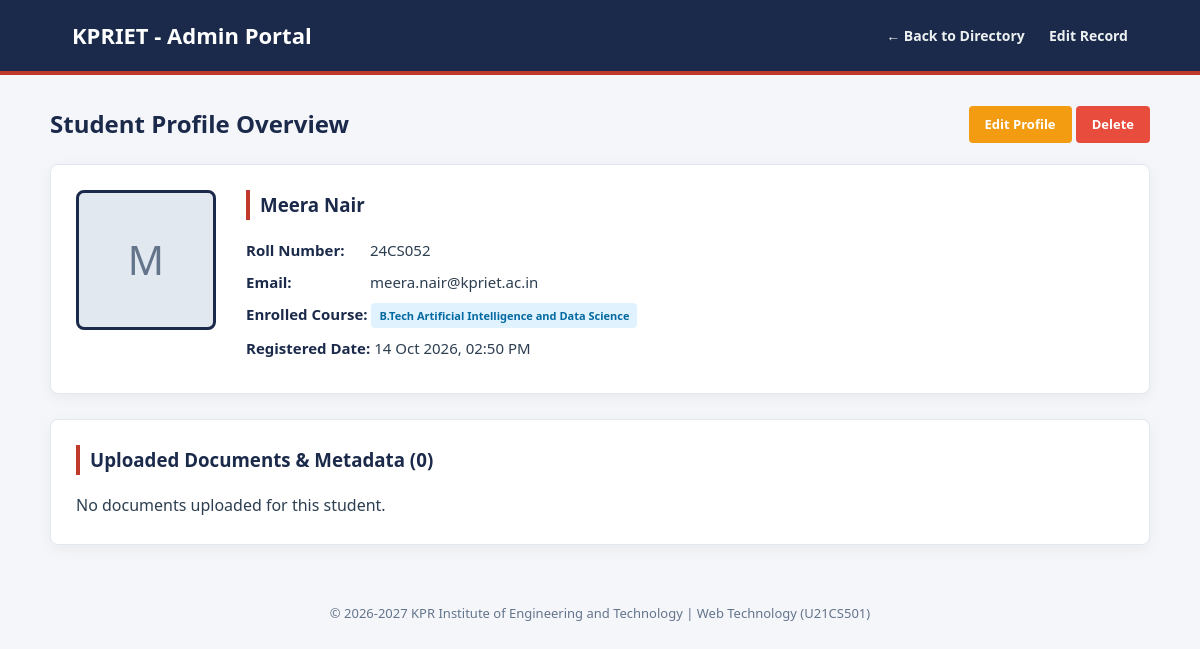
Page /view_student.php?id=2 on the committed database.
### tables this page shows
CREATE TABLE IF NOT EXISTS students (
  id INT AUTO_INCREMENT PRIMARY KEY,
  name VARCHAR(100) NOT NULL,
  roll_no VARCHAR(30) NOT NULL UNIQUE,
  email VARCHAR(100) NOT NULL UNIQUE,
  course VARCHAR(100) NOT NULL,
  created_at TIMESTAMP DEFAULT CURRENT_TIMESTAMP
);

### view_student.php (the view, shortened to what this page needs)
<?php
require_once 'db.php';
$studentId = $_GET['id'] ?? null;
$stmt = $pdo->prepare("SELECT * FROM students WHERE id = ?");
$stmt->execute([$studentId]);
$student = $stmt->fetch();
$docStmt = $pdo->prepare("SELECT * FROM student_documents WHERE student_id = ? ORDER BY uploaded_at DESC");
$docStmt->execute([$studentId]);
$documents = $docStmt->fetchAll();
$profileImage = null;
?>
<!DOCTYPE html>
<html lang="en">
<head>
  <link rel="stylesheet" href="style.css">
</head>
<body>
  <header>
    <h1>KPRIET - Admin Portal</h1>
    <nav>
      <a href="index.php">&larr; Back to Directory</a>
      <a href="edit_student.php?id=<?= $student['id'] ?>">Edit Record</a>
    </nav>
  </header>
  <main class="container">
    <div class="top-bar">
      <h2>Student Profile Overview</h2>
      <div>
        <a href="edit_student.php?id=<?= $student['id'] ?>" class="btn btn-warning">Edit Profile</a>
        <a href="delete_student.php?id=<?= $student['id'] ?>" class="btn btn-danger"
           onclick="return confirm('Delete this student and associated documents?');">Delete</a>
      </div>
    </div>
    <div class="card">
      <div class="profile-card">
        <div>
          <?php if ($profileImage): ?>
            <img src="<?= htmlspecialchars($profileImage) ?>" alt="Student Photo" class="profile-large">
          <?php else: ?>
            <div class="profile-large" style="background:#e2e8f0; display:flex; align-items:center; justify-content:center; font-size:40px; color:#64748b;">
              <?= strtoupper(substr($student['name'], 0, 1)) ?>
            </div>
          <?php endif; ?>
        </div>
        <div class="profile-details">
          <h3><?= htmlspecialchars($student['name']) ?></h3>
          <p><strong>Roll Number:</strong> <?= htmlspecialchars($student['roll_no']) ?></p>
          <p><strong>Email:</strong> <?= htmlspecialchars($student['email']) ?></p>
          <p><strong>Enrolled Course:</strong> <span class="badge badge-course"><?= htmlspecialchars($student['course']) ?></span></p>
          <p><strong>Registered Date:</strong> <?= date('d M Y, h:i A', strtotime($student['created_at'])) ?></p>
        </div>
      </div>
    </div>
    <div class="card">
      <h3>Uploaded Documents &amp; Metadata (<?= count($documents) ?>)</h3>
      <?php if (empty($documents)): ?>
        <p>No documents uploaded for this student.</p>
      <?php endif; ?>
    </div>
  </main>
  <footer>
    <p>&copy; 2026-2027 KPR Institute of Engineering and Technology | Web Technology (U21CS501)</p>
  </footer>
</body>
</html>

### style.css (style rules this page uses)
* { box-sizing: border-box; margin: 0; padding: 0; }
body { font-family: 'Segoe UI', Arial, sans-serif; background-color: #f4f6fa; color: #2c3e50; line-height: 1.6; }
header { background-color: #1b2a4a; color: white; padding: 18px 6%; display: flex; justify-content: space-between; align-items: center; border-bottom: 4px solid #c0392b; }
header h1 { font-size: 22px; }
header nav a { color: #ecf0f1; text-decoration: none; font-weight: 600; margin-left: 20px; font-size: 14px; }
.container { width: 92%; max-width: 1100px; margin: 30px auto; }
.top-bar { display: flex; justify-content: space-between; align-items: center; margin-bottom: 20px; flex-wrap: wrap; gap: 15px; }
.top-bar h2 { color: #1b2a4a; }
.card { background: white; border-radius: 8px; padding: 25px; border: 1px solid #e2e8f0; box-shadow: 0 4px 15px rgba(0, 0, 0, 0.05); margin-bottom: 25px; }
.card h3 { color: #1b2a4a; border-left: 4px solid #c0392b; padding-left: 10px; margin-bottom: 18px; }
.btn { display: inline-block; padding: 8px 16px; font-size: 13px; font-weight: 600; border-radius: 4px; text-decoration: none; cursor: pointer; border: none; transition: all 0.2s; }
.btn-warning { background: #f39c12; color: white; }
.btn-danger { background: #e74c3c; color: white; }
.badge { display: inline-block; padding: 4px 8px; border-radius: 4px; font-size: 11px; font-weight: bold; }
.badge-course { background: #e0f2fe; color: #0369a1; }
.profile-card { display: flex; gap: 30px; align-items: flex-start; }
.profile-large { width: 140px; height: 140px; border-radius: 8px; object-fit: cover; border: 3px solid #1b2a4a; }
.profile-details { flex: 1; }
.profile-details p { margin-bottom: 8px; font-size: 15px; }
.profile-details strong { color: #1b2a4a; min-width: 120px; display: inline-block; }
footer { text-align: center; padding: 18px; color: #64748b; font-size: 13px; margin-top: 40px; }

### rows in the picture
students: name "M", name "Meera Nair", roll_no "24CS052", email "meera.nair@kpriet.ac.in", course "B.Tech Artificial Intelligence and Data Science", created_at "14 Oct 2026, 02:50 PM"

### other values in the picture
count($documents) "0"
